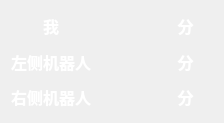
<?xml version="1.0" encoding="UTF-8"?>
<ui version="4.0">
 <class>ScorePanel</class>
 <widget class="QWidget" name="ScorePanel">
  <property name="geometry">
   <rect>
    <x>0</x>
    <y>0</y>
    <width>224</width>
    <height>123</height>
   </rect>
  </property>
  <property name="windowTitle">
   <string>Form</string>
  </property>
  <layout class="QGridLayout" name="gridLayout">
   <item row="0" column="0">
    <widget class="QLabel" name="meTitle">
     <property name="font">
      <font>
       <family>微软雅黑</family>
       <pointsize>12</pointsize>
       <weight>75</weight>
       <bold>true</bold>
       <underline>false</underline>
      </font>
     </property>
     <property name="styleSheet">
      <string notr="true">color: rgb(255, 255, 255);</string>
     </property>
     <property name="text">
      <string>我</string>
     </property>
     <property name="alignment">
      <set>Qt::AlignCenter</set>
     </property>
    </widget>
   </item>
   <item row="0" column="1">
    <widget class="QLabel" name="meScore">
     <property name="font">
      <font>
       <family>微软雅黑</family>
       <pointsize>12</pointsize>
       <weight>75</weight>
       <bold>true</bold>
       <underline>false</underline>
      </font>
     </property>
     <property name="styleSheet">
      <string notr="true">color: rgb(255, 255, 255);</string>
     </property>
     <property name="text">
      <string/>
     </property>
     <property name="alignment">
      <set>Qt::AlignCenter</set>
     </property>
    </widget>
   </item>
   <item row="0" column="2">
    <widget class="QLabel" name="score1">
     <property name="font">
      <font>
       <family>微软雅黑</family>
       <pointsize>12</pointsize>
       <weight>75</weight>
       <bold>true</bold>
       <underline>false</underline>
      </font>
     </property>
     <property name="styleSheet">
      <string notr="true">color: rgb(255, 255, 255);</string>
     </property>
     <property name="text">
      <string>分</string>
     </property>
     <property name="alignment">
      <set>Qt::AlignCenter</set>
     </property>
    </widget>
   </item>
   <item row="1" column="0">
    <widget class="QLabel" name="leftTitle">
     <property name="font">
      <font>
       <family>微软雅黑</family>
       <pointsize>12</pointsize>
       <weight>75</weight>
       <bold>true</bold>
       <underline>false</underline>
      </font>
     </property>
     <property name="styleSheet">
      <string notr="true">color: rgb(255, 255, 255);</string>
     </property>
     <property name="text">
      <string>左侧机器人</string>
     </property>
     <property name="alignment">
      <set>Qt::AlignCenter</set>
     </property>
    </widget>
   </item>
   <item row="1" column="1">
    <widget class="QLabel" name="leftScore">
     <property name="font">
      <font>
       <family>微软雅黑</family>
       <pointsize>12</pointsize>
       <weight>75</weight>
       <bold>true</bold>
       <underline>false</underline>
      </font>
     </property>
     <property name="styleSheet">
      <string notr="true">color: rgb(255, 255, 255);</string>
     </property>
     <property name="text">
      <string/>
     </property>
     <property name="alignment">
      <set>Qt::AlignCenter</set>
     </property>
    </widget>
   </item>
   <item row="1" column="2">
    <widget class="QLabel" name="score2">
     <property name="font">
      <font>
       <family>微软雅黑</family>
       <pointsize>12</pointsize>
       <weight>75</weight>
       <bold>true</bold>
       <underline>false</underline>
      </font>
     </property>
     <property name="styleSheet">
      <string notr="true">color: rgb(255, 255, 255);</string>
     </property>
     <property name="text">
      <string>分</string>
     </property>
     <property name="alignment">
      <set>Qt::AlignCenter</set>
     </property>
    </widget>
   </item>
   <item row="2" column="0">
    <widget class="QLabel" name="rightTitle">
     <property name="font">
      <font>
       <family>微软雅黑</family>
       <pointsize>12</pointsize>
       <weight>75</weight>
       <bold>true</bold>
       <underline>false</underline>
      </font>
     </property>
     <property name="styleSheet">
      <string notr="true">color: rgb(255, 255, 255);</string>
     </property>
     <property name="text">
      <string>右侧机器人</string>
     </property>
     <property name="alignment">
      <set>Qt::AlignCenter</set>
     </property>
    </widget>
   </item>
   <item row="2" column="1">
    <widget class="QLabel" name="rightScore">
     <property name="font">
      <font>
       <family>微软雅黑</family>
       <pointsize>12</pointsize>
       <weight>75</weight>
       <bold>true</bold>
       <underline>false</underline>
      </font>
     </property>
     <property name="styleSheet">
      <string notr="true">color: rgb(255, 255, 255);</string>
     </property>
     <property name="text">
      <string/>
     </property>
     <property name="alignment">
      <set>Qt::AlignCenter</set>
     </property>
    </widget>
   </item>
   <item row="2" column="2">
    <widget class="QLabel" name="score3">
     <property name="font">
      <font>
       <family>微软雅黑</family>
       <pointsize>12</pointsize>
       <weight>75</weight>
       <bold>true</bold>
       <underline>false</underline>
      </font>
     </property>
     <property name="styleSheet">
      <string notr="true">color: rgb(255, 255, 255);</string>
     </property>
     <property name="text">
      <string>分</string>
     </property>
     <property name="alignment">
      <set>Qt::AlignCenter</set>
     </property>
    </widget>
   </item>
  </layout>
 </widget>
 <resources/>
 <connections/>
</ui>
